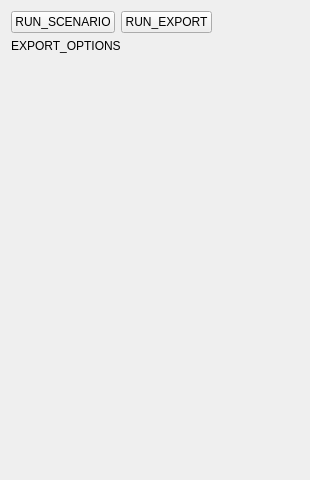
<?xml version="1.0" encoding="UTF-8"?>
<ui version="4.0">
 <class>simulationContainerPropertiesForm</class>
 <widget class="QWidget" name="simulationContainerPropertiesForm">
  <property name="geometry">
   <rect>
    <x>0</x>
    <y>0</y>
    <width>310</width>
    <height>480</height>
   </rect>
  </property>
  <property name="minimumSize">
   <size>
    <width>310</width>
    <height>480</height>
   </size>
  </property>
  <property name="windowTitle">
   <string>WINDOW_TITLE</string>
  </property>
  <layout class="QVBoxLayout" name="verticalLayout_3" stretch="0,0,0,0">
   <item>
    <layout class="QHBoxLayout" name="horizontalLayout_4">
     <property name="rightMargin">
      <number>9</number>
     </property>
     <item>
      <widget class="QPushButton" name="btnRunScenario">
       <property name="text">
        <string>RUN_SCENARIO</string>
       </property>
      </widget>
     </item>
     <item>
      <widget class="QPushButton" name="btnRunExport">
       <property name="text">
        <string>RUN_EXPORT</string>
       </property>
      </widget>
     </item>
     <item>
      <spacer name="horizontalSpacer">
       <property name="orientation">
        <enum>Qt::Horizontal</enum>
       </property>
       <property name="sizeHint" stdset="0">
        <size>
         <width>40</width>
         <height>20</height>
        </size>
       </property>
      </spacer>
     </item>
    </layout>
   </item>
   <item>
    <widget class="QLabel" name="exportOptions">
     <property name="maximumSize">
      <size>
       <width>16777215</width>
       <height>25</height>
      </size>
     </property>
     <property name="text">
      <string>EXPORT_OPTIONS</string>
     </property>
    </widget>
   </item>
   <item>
    <layout class="QVBoxLayout" name="exportOptionsFrame"/>
   </item>
   <item>
    <spacer name="verticalSpacer">
     <property name="orientation">
      <enum>Qt::Vertical</enum>
     </property>
     <property name="sizeType">
      <enum>QSizePolicy::Expanding</enum>
     </property>
     <property name="sizeHint" stdset="0">
      <size>
       <width>20</width>
       <height>10</height>
      </size>
     </property>
    </spacer>
   </item>
  </layout>
 </widget>
 <resources/>
 <connections/>
</ui>
